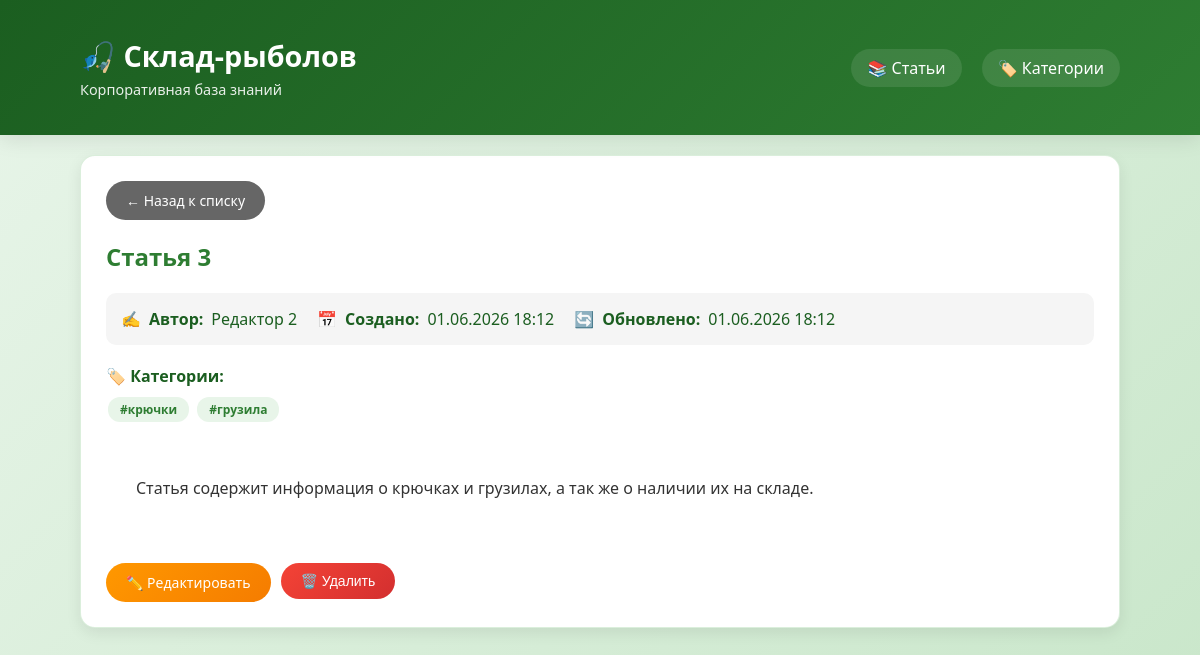
Page /article/3 on the committed database.
### knowledge_base.py (models this page shows)
class Article(db.Model):
    id = db.Column(db.Integer, primary_key=True)
    title = db.Column(db.String(200), nullable=False)
    content = db.Column(db.Text, nullable=False)
    created_at = db.Column(db.DateTime, default=datetime.utcnow)
    updated_at = db.Column(db.DateTime, default=datetime.utcnow, onupdate=datetime.utcnow)
    author = db.Column(db.String(100), nullable=False)
    categories = db.relationship('Category', secondary=article_category, backref=db.backref('articles', lazy='dynamic'))

class Category(db.Model):
    id = db.Column(db.Integer, primary_key=True)
    name = db.Column(db.String(100), unique=True, nullable=False)
    description = db.Column(db.String(200))

### knowledge_base.py (the view)
@app.route('/article/<int:id>')
def view_article(id):
    article = Article.query.get_or_404(id)
    return render_template('kb_view_article.html', article=article)

### templates/kb_view_article.html
{% extends "kb_base.html" %}
{% block content %}
<div class="card">
    <div style="margin-bottom: 20px;">
        <a href="{{ url_for('index') }}" class="btn" style="background: #666;">← Назад к списку</a>
    </div>
    <h2 style="color: #2e7d32; margin-bottom: 20px;">{{ article.title }}</h2>
    <div class="article-meta">
        <div class="meta-item">✍️ <strong>Автор:</strong> {{ article.author }}</div>
        <div class="meta-item">📅 <strong>Создано:</strong> {{ article.created_at.strftime('%d.%m.%Y %H:%M') }}</div>
        <div class="meta-item">🔄 <strong>Обновлено:</strong> {{ article.updated_at.strftime('%d.%m.%Y %H:%M') }}</div>
    </div>
    <div style="margin-bottom: 20px;">
        <strong>🏷️ Категории:</strong><br>
        {% for cat in article.categories %}
            <span class="badge" style="background: #e8f5e9; color: #2e7d32; margin-top: 10px;">#{{ cat.name }}</span>
        {% endfor %}
    </div>
    <div class="article-content">
        {{ article.content|safe|replace('\n', '<br>') }}
    </div>
    <div style="margin-top: 30px; display: flex; gap: 10px;">
        <a href="{{ url_for('edit_article', id=article.id) }}" class="btn btn-warning">✏️ Редактировать</a>
        <form action="{{ url_for('delete_article', id=article.id) }}" method="post" style="display:inline;">
            <button type="submit" class="btn btn-danger" onclick="return confirm('Удалить статью?')">🗑️ Удалить</button>
        </form>
    </div>
</div>
{% endblock %}

### static/style.css (style rules this page uses)
* { margin: 0; padding: 0; box-sizing: border-box; }
body { font-family: 'Segoe UI', Tahoma, Geneva, Verdana, sans-serif; background: linear-gradient(135deg, #e8f5e9 0%, #c8e6c9 100%); min-height: 100vh; color: #1b5e20; }
.card { background: white; border-radius: 15px; padding: 25px; margin-bottom: 25px; box-shadow: 0 5px 15px rgba(0,0,0,0.08); transition: all 0.3s ease; border: 1px solid rgba(76, 175, 80, 0.2); }
.btn { display: inline-flex; align-items: center; gap: 8px; background: linear-gradient(135deg, #4caf50 0%, #45a049 100%); color: white; padding: 10px 20px; text-decoration: none; border-radius: 25px; transition: all 0.3s ease; border: none; cursor: pointer; font-weight: 500; font-size: 14px; }
.btn-danger { background: linear-gradient(135deg, #f44336 0%, #d32f2f 100%); }
.btn-warning { background: linear-gradient(135deg, #ff9800 0%, #f57c00 100%); }
.badge { display: inline-block; padding: 4px 12px; border-radius: 12px; font-size: 12px; font-weight: 600; margin: 2px; }
.article-content { background: white; border-radius: 15px; padding: 30px; line-height: 1.8; color: #333; }
.article-meta { display: flex; gap: 20px; margin: 20px 0; padding: 15px; background: #f5f5f5; border-radius: 10px; flex-wrap: wrap; }
.meta-item { display: flex; align-items: center; gap: 8px; }

### rows in the picture
Article: title "Статья 3", author "Редактор 2", created_at "01.06.2026 18:12", updated_at "01.06.2026 18:12", content "Статья содержит информация о крючках и грузилах, а так же о наличии их на складе."
Category: name "крючки"
Category: name "грузила"
